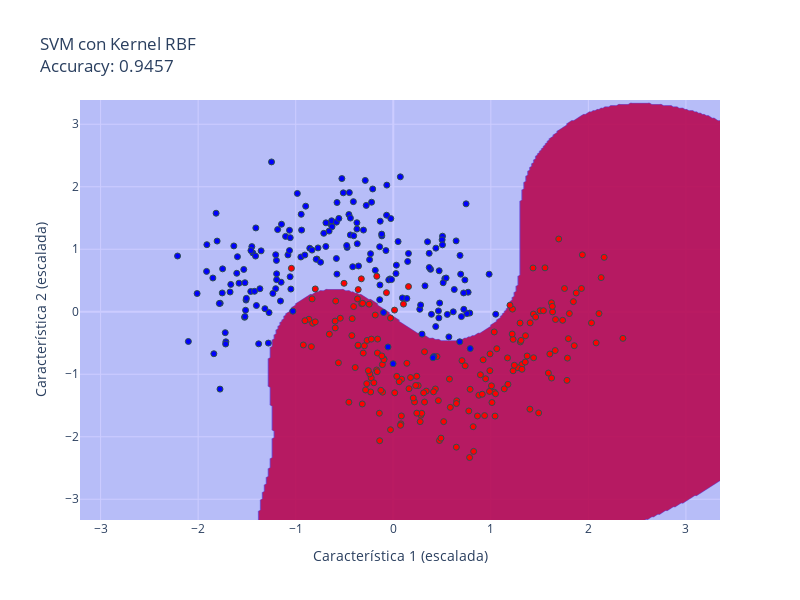

Notebook code for this chart:
### Markdown cell above
### 3.4. SVM con Kernel RBF (Radial Basis Function)

### Code cell
svm_rbf = SVC(kernel='rbf', random_state=42)
svm_rbf.fit(X_train, y_train)
fig = plot_decision_boundary(svm_rbf, X_train, y_train, 'SVM con Kernel RBF')
fig.show()

### Figure 1 — Plotly figure (JSON) as saved in the notebook; plotly's stock layout.template omitted (floating-point values rounded to 4 significant figures; data arrays with more than 128 entries replaced by an {"elided": "..."} marker saying what was removed)
{"data": [{"colorscale": [[0, "rgba(0,0,255,0.2)"], [1, "rgba(255,0,0,0.2)"]], "line": {"width": 0}, "showscale": false, "type": "contour", "x": {"elided": "329 float values"}, "y": {"elided": "337 float values"}, "z": {"elided": "337x329 int values"}}, {"marker": {"color": {"elided": "350 int values"}, "colorscale": [[0, "blue"], [1, "red"]], "line": {"color": "DarkSlateGrey", "width": 1}}, "mode": "markers", "showlegend": false, "type": "scatter", "x": {"elided": "350 float values"}, "y": {"elided": "350 float values"}}], "layout": {"height": 600, "title": {"text": "SVM con Kernel RBF<br>Accuracy: 0.9457"}, "width": 800, "xaxis": {"title": {"text": "Característica 1 (escalada)"}}, "yaxis": {"title": {"text": "Característica 2 (escalada)"}}}}
